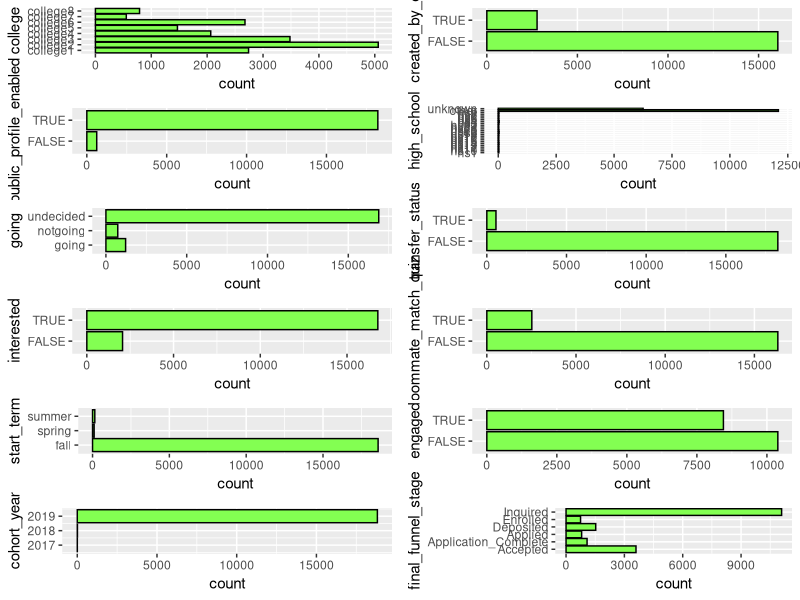
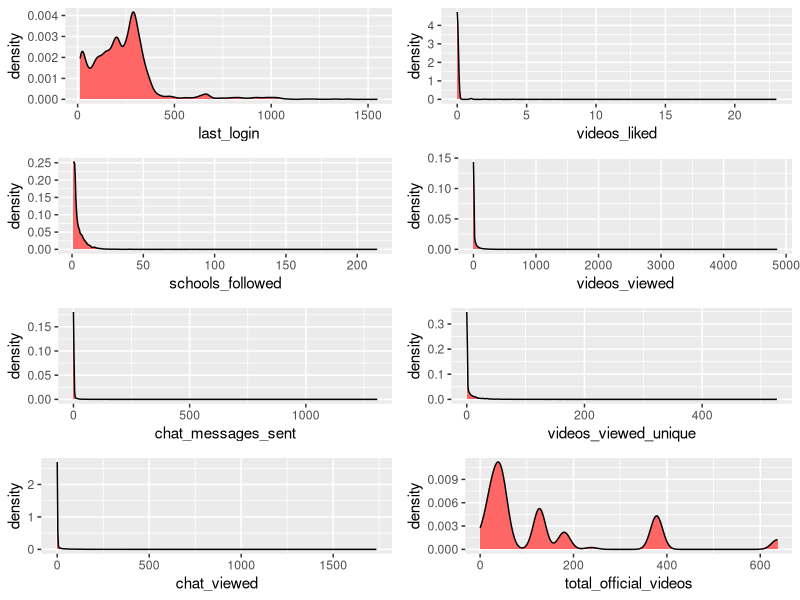
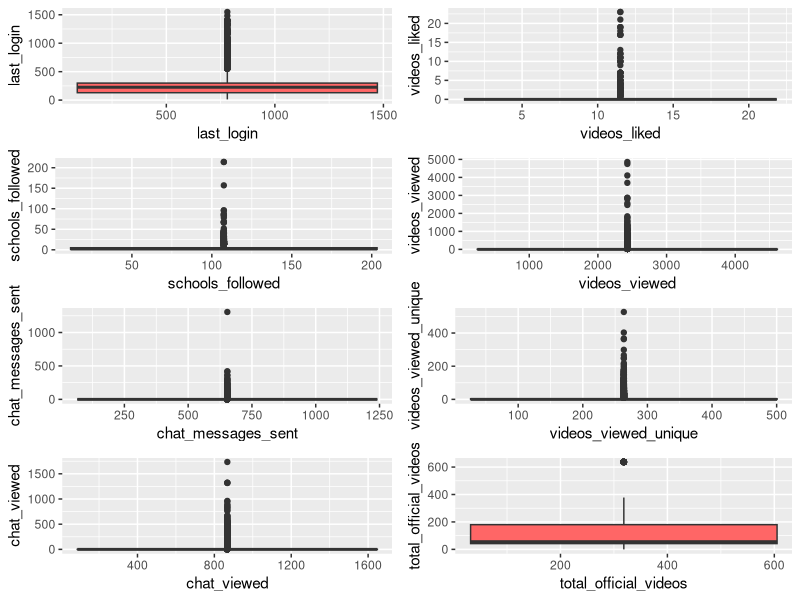
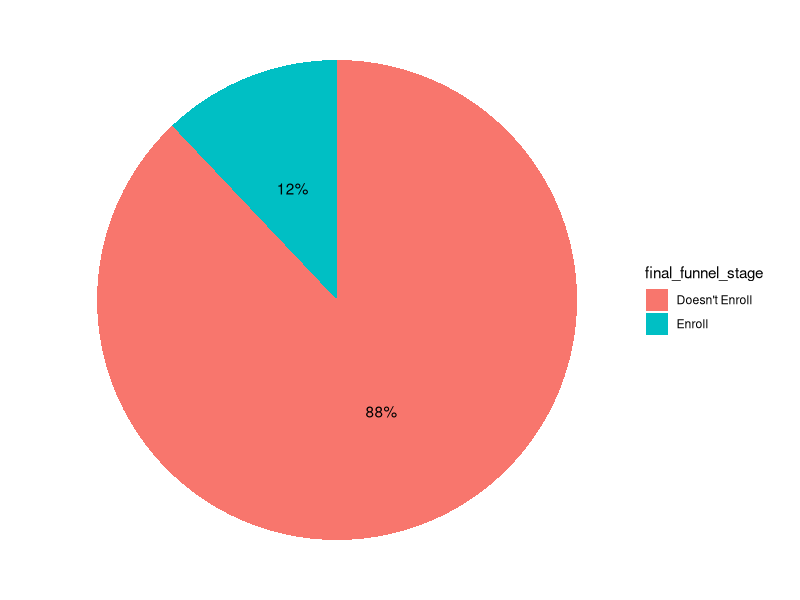

Reproduce these figures in R, in order. (Note: this script raises an error after producing the figures.)
data <- read.csv("data/zeemee_data.csv")

print(paste("Number of rows:", nrow(data)))
print(paste("Number of columns:", ncol(data)))
# sprintf("Number of rows: %i", nrow(data))
# sprintf("Number of columns: %i", ncol(data))

head(data)

tail(data)

str(data)

sapply(data, class)

sapply(data, typeof)

colSums(is.na(data))

cat_cols <- c('college', 'public_profile_enabled', 'going', 'interested', 'start_term', 'cohort_year', 'created_by_csv', 'high_school', 'transfer_status', 'roommate_match_quiz', 'engaged', 'final_funnel_stage')
num_cols <- c('last_login', 'schools_followed', 'chat_messages_sent', 'chat_viewed', 'videos_liked', 'videos_viewed', 'videos_viewed_unique', 'total_official_videos')

print(paste("Total categorical features:", length(cat_cols)))
print(paste("Total numerical features:", length(num_cols)))

cat_data <- data[, (colnames(data) %in% cat_cols)]

sapply(cat_data, function(x) length(unique(x)))

library(magrittr)
library(plyr)
library(dplyr)
library(purrr)
library(tidyr)

library(ggplot2)
library(grid)
library(gridExtra)

set.seed(1234)
options(warn=-1)

options(repr.plot.width=15, repr.plot.height=25)

count_plots <- function (data, column) {
    ggplot(data, aes_string(x=column)) +
        geom_bar(colour="black", fill="#83ff52") +
        xlab(column) +
        coord_flip()
#         theme(axis.title.y = element_text(size = rel(1.0), angle = 90)) +
#         theme(axis.title.x = element_text(size = rel(1.0), angle = 00))
}

cat_plots <- lapply(colnames(cat_data), count_plots, data=cat_data)

grid.arrange(grobs=cat_plots, ncol=2, as.table=FALSE)



# cat_data %>%
#   gather() %>% 
#   ggplot(aes(value)) +
#     facet_wrap(~ key, scales="free") +
#     geom_bar(colour="black", fill="#DD8888") +
#     coord_flip()

num_data <- data[, (colnames(data) %in% num_cols)]

summary(num_data)

options(repr.plot.width=7, repr.plot.height=12)

dist_plots <- function (data, column) {
    ggplot(data, aes_string(x=column)) +
    geom_density(fill="#FF6666")
}

num_plots <- lapply(colnames(num_data), dist_plots, data=num_data)

grid.arrange(grobs=num_plots, ncol=2, as.table=FALSE)
# num_data %>%
#   gather() %>% 
#   ggplot(aes(value)) +
#     facet_wrap(~ key, scales = "free") +
#     geom_density(fill="#FF6666")

options(repr.plot.width=10, repr.plot.height=15)

dist_plots <- function (data, column) {
    ggplot(data, aes_string(x=column, y=column)) + 
    geom_boxplot(fill="#FF6666") +
    guides(fill=FALSE)
}

num_plots <- lapply(colnames(num_data), dist_plots, data=num_data)

grid.arrange(grobs=num_plots, ncol=2, as.table=FALSE)



# num_data %>%
#   gather() %>% 
#   ggplot(aes(value, value)) +
#     facet_wrap(~ key, scales = "free") +
#     geom_boxplot(fill="#FF6666")

data$final_funnel_stage <- revalue(data$final_funnel_stage, c('Enrolled' = 'Enroll',
                                                              'Deposited'='Enroll',
                                                               'Inquired' = "Doesn't Enroll", 
                                                               'Applied' = "Doesn't Enroll",
                                                               'Accepted' = "Doesn't Enroll",
                                                               'Application_Complete' = "Doesn't Enroll"))

options(repr.plot.width=5, repr.plot.height=5)

data_pie <- data %>% 
  group_by(final_funnel_stage) %>% 
  count() %>% 
  ungroup() %>% 
  mutate(per=n/sum(n)) %>% 
  arrange(desc(final_funnel_stage))

ggplot(data=data_pie)+
  geom_bar(aes(x="", y=per, fill=final_funnel_stage), stat="identity", width = 1)+
  coord_polar("y", start=0, direction = -1)+
  theme_void()+
  geom_text(aes(x=1, y = cumsum(per) - per/2, label=scales::percent(data_pie$per)))

complete_data = na.omit(data)

trainRowCount <- floor(0.8 * nrow(complete_data))
set.seed(1234)

trainIndex <- sample(1:nrow(complete_data), trainRowCount)
train <- complete_data[trainIndex,]
test <- complete_data[-trainIndex,]

print(paste("Shape of training set:", toString(dim(train))))
print(paste("Shape of test set:", toString(dim(test))))

logit_model <- glm(final_funnel_stage ~ college + public_profile_enabled + going + interested + start_term + cohort_year + created_by_csv + last_login + schools_followed + high_school + transfer_status + roommate_match_quiz + chat_messages_sent + chat_viewed + videos_liked + videos_viewed + videos_viewed_unique + total_official_videos + engaged, 
                data=train, 
                family=binomial(link="logit"))

summary(logit_model)

y_pred <- predict(logit_model, test[,-20], type="response")
predictions_logit <- factor(ifelse(y_pred > 0.5, "Enroll", "Doesn't Enroll"))

library(caret)
confusionMatrix(predictions_logit, test$final_funnel_stage, positive = "Enroll")

options(repr.plot.width=5, repr.plot.height=5)

library(pROC)

res.roc <- roc(test$final_funnel_stage, y_pred)
plot.roc(res.roc, print.auc = TRUE, print.thres = "best")

library(randomForest)

features <- c('college', 'public_profile_enabled', 'going', 'interested', 'start_term', 'cohort_year', 
              'created_by_csv', 'last_login', 'schools_followed', 'high_school', 'transfer_status', 
              'roommate_match_quiz', 'chat_messages_sent', 'chat_viewed', 'videos_liked', 'videos_viewed', 
              'videos_viewed_unique', 'total_official_videos', 'engaged')

rf_model <- randomForest(train[features], train$final_funnel_stage)

summary(rf_model)

predictions_rf <- predict(rf_model, test[features])

varImp(rf_model)

varImpPlot(rf_model)

options(repr.plot.width=15, repr.plot.height=7)

var_importance <- data_frame(variable=setdiff(colnames(train), "final_funnel_stage"),
                             importance=as.vector(importance(rf_model)))
var_importance <- arrange(var_importance, desc(importance))
var_importance$variable <- factor(var_importance$variable, levels=var_importance$variable)

p <- ggplot(var_importance, aes(x=variable, weight=importance, fill=variable))
p <- p + geom_bar() + ggtitle("Variable Importance from Random Forest Fit")
p <- p + xlab("Demographic Attribute") + ylab("Variable Importance (Mean Decrease in Gini Index)")
p <- p + scale_fill_discrete(name="Variable Name")
p + theme(axis.text.x=element_blank(),
          axis.text.y=element_text(size=12),
          axis.title=element_text(size=16),
          plot.title=element_text(size=18),
          legend.title=element_text(size=16),
          legend.text=element_text(size=12))

library(caret)

confusionMatrix(predictions_rf, test$final_funnel_stage, positive = "Enroll")

options(repr.plot.width=5, repr.plot.height=5)

library(pROC)

predicted_probabilities <- predict(rf_model, test[features], type = "prob")[,2]

res.roc <- roc(test$final_funnel_stage, predicted_probabilities)
plot.roc(res.roc, print.auc = TRUE, print.thres = "best")

# Extract some interesting results
roc.data <- data_frame(
  thresholds = res.roc$thresholds,
  sensitivity = res.roc$sensitivities,
  specificity = res.roc$specificities
)

# Get the probablity threshold for specificity = 0.6
roc.data %>% filter(specificity >= 0.6)
